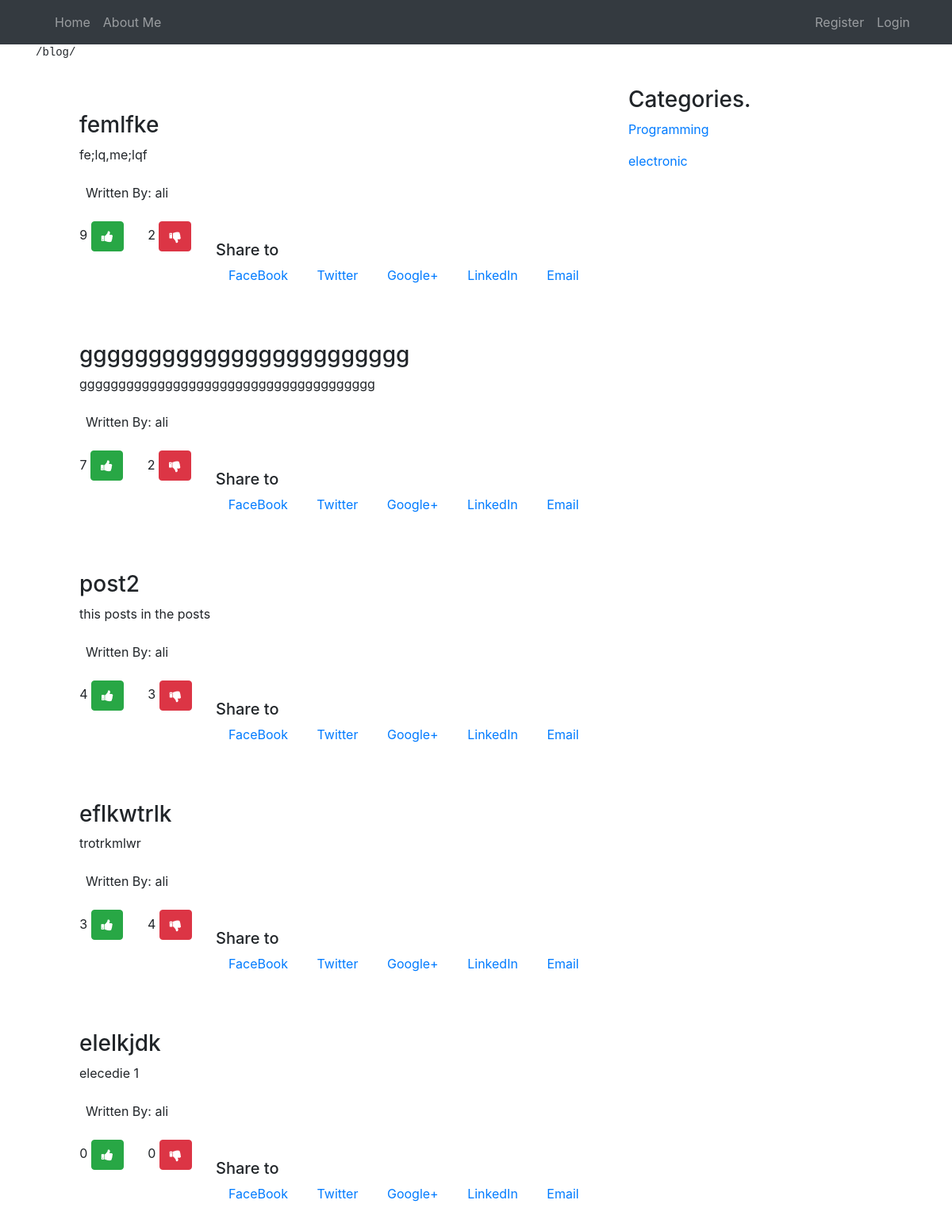
The page / on the database its author committed.
### tables this page shows
CREATE TABLE `posts` (
  `id` int(11) NOT NULL,
  `user_id` int(11) NOT NULL,
  `cat_id` int(11) DEFAULT NULL,
  `title` varchar(255) NOT NULL,
  `body` text NOT NULL,
  `like_post` int(11) NOT NULL DEFAULT 0,
  `created_at` timestamp NOT NULL DEFAULT current_timestamp(),
  `dislike` int(11) DEFAULT 0
);

CREATE TABLE `users` (
  `id` int(11) NOT NULL,
  `name` varchar(255) NOT NULL,
  `email` varchar(100) NOT NULL,
  `password` varchar(255) NOT NULL,
  `username` varchar(200) NOT NULL
);

CREATE TABLE `categories` (
  `id` int(3) NOT NULL,
  `name` text NOT NULL,
  `user_id` int(11) NOT NULL
);

### app/controllers/Pages.php (called while the page is built, shortened)
<?php
	class Pages extends Controller {
		public function __construct() {
			$this->postModel = $this->model('Post');
			$this->catModel = $this->model('Category');
		}
		public function index() {
			if(isset($_GET['search'])){
				$posts = $this->postModel->getPostByCat($_GET['id']);
			}else{
				$posts = $this->postModel->getPosts();
			}
			$categories = $this->catModel->getCategory();
			$data = [
				'posts' => $posts,
				'categories'=>$categories
			];
			$this->view('pages/index', $data);
		}
	}

### app/libraries/Core.php (called while the page is built, shortened)
<?php
	class Core {
		protected $method = 'index';
		public function __construct() {
			$url = $this->parseUrl();
			$this->controller = new $this->controller;
			$this->params = $url ? array_values($url) : [];
			call_user_func_array([$this->controller, $this->method], $this->params);
		}
		private function parseUrl()
		{
			$url = explode('/', trim(parse_url($_SERVER['REQUEST_URI'], PHP_URL_PATH), '/blog'), 3);
			return $url;
		}
	}

### public/index.php (called while the page is built, shortened)
<?php
	$init = new Core;

### app/libraries/Database.php (called while the page is built, shortened)
<?php
	class Database {
		private $host =  DB_HOST;
		private $user = DB_USER;
		private $pass = DB_PASS;
		private $dbname = DB_NAME;
		private $db;
		private $stmt;
		public function __construct() {
			$dsn = 'mysql:host=' . $this->host . ';dbname=' . $this->dbname;
			$options = array(
				PDO::ATTR_PERSISTENT => true,
				PDO::ATTR_ERRMODE => PDO::ERRMODE_EXCEPTION
			);
			try {
				$this->db = new PDO($dsn, $this->user, $this->pass, $options);
			} catch (PDOException $e) {
				$this->error = $e->getMessage();
				echo $this->error;
			}
		}
		public function query($sql) {
			$this->stmt = $this->db->prepare($sql);
		}
		public function execute() {
			return   $this->stmt->execute();
		}
		public function resultSet() {
			$this->execute();
			$result=$this->stmt->fetchAll(PDO::FETCH_OBJ);
			return $result;
		}
	}

### app/models/Post.php (called while the page is built, shortened)
<?php
	class Post {
		private $db;
		public function __construct() {
			$this->db = new Database;
		}
		public function getPosts() {
			$this->db->query("SELECT categories.id as cat_id ,categories.name as cat_name,posts.*,users.id as user_id,users.name as name
			FROM categories, posts , users
			WHERE
			 posts.cat_id = categories.id
			AND
			posts.user_id = users.id
			ORDER BY like_post DESC ");
			return $results = $this->db->resultSet();
		}
	}

### app/models/Category.php (called while the page is built, shortened)
<?php
class Category{
private $db;
public function __construct() {
    $this->db = new Database;
}
public function getCategory() {
    $this->db->query(" SELECT * FROM categories");
    return $results = $this->db->resultSet();
}
}

### app/views/pages/index.php (the view, shortened to what this page needs)
<?php
require APP_PATH . "/views/inc/header.php";
echo "<pre>";
print_r(parse_url($_SERVER['REQUEST_URI'],PHP_URL_PATH));
echo "</pre>";
?>
<div class="row m-2 p-3">
  <div class='col-md-8'>
    <?php
    foreach ($data['posts'] as $post) :
    ?>
      <div class="p-3 my-3">
        <h3 class=''><?php echo $post->title; ?></h3>
        <p class='font'>
          <?php echo $post->body; ?>
        </p>
        <div class='p-2 mb-3 font'>
          Written By: <?php echo $post->name ?>
        </div>
        <div class='rating-div row justify-content-around'>
          <form action="<?php echo ROOT; ?>/posts/post_like/<?php echo $post->id; ?>" method="post">
          <label for=""><?= $post->like_post?></label>
          <button class='btn btn-success rate-form'><i class="fa fa-thumbs-up"></i></button>
          </form>
          <form action="<?php echo ROOT; ?>/posts/post_dislike/<?php echo $post->id; ?>" method="post">
           <label for=""><?=$post->dislike?></label>
          <button class='btn btn-danger rate-form'><i class="fa fa-thumbs-down"></i></button>
          </form>
          <div class="my-4">
            <h5>
              Share to
            </h5>
            <a class="mx-3" href="http://www.facebook.com/sharer.php?u=<?php echo ROOT; ?>/posts/<?php echo $post->id; ?>" target="_blank">FaceBook</a>
            <a class="mx-3" href="http://twitter.com/share?url=<?php echo ROOT; ?>/posts/<?php echo $post->id; ?>&text=Simple Share Buttons&hashtags=simplesharebuttons" target="_blank">Twitter</a>
            <a class="mx-3" href="https://plus.google.com/share?url=<?php echo ROOT; ?>/posts/<?php echo $post->id; ?>" target="_blank">Google+</a>
            <a class="mx-3" href="http://www.linkedin.com/shareArticle?mini=true&url=<?php echo ROOT; ?>/posts/<?php echo $post->id; ?>" target="_blank">LinkedIn</a>
            <a class="mx-3" href="mailto:?Subject=Simple Share Buttons&Body=I%20saw%20this%20and%20thought%20of%20you!%20 <?php echo ROOT; ?>/posts/<?php echo $post->id; ?>">Email</a>
          </div>
        </div>
      </div>
    <?php endforeach ?>
  </div>
  <div id="sidebar" class="four columns col-md-4">
    <div class="widget widget_categories group">
      <h3>Categories.</h3>
      <?php
      foreach ($data['categories'] as $category) : ?>
        <p><a href="<?= ROOT ?>/pages/?search&id=<?php echo $category->id; ?>"><?php echo $category->name; ?></a>
        <?php endforeach ?>
    </p>
  </div>
</div>
</div>

### app/libraries/Controller.php (shortened to what this page needs)
<?php
	class Controller {
		public function view($view, $data = []) {
			if( file_exists(APP_PATH.'/views/'. $view . '.php') ) {
				require_once APP_PATH.'/views/'. $view . '.php';
			} else {
				die('View Does not exist!');
			}
		}
	}

### app/views/inc/header.php (shortened to what this page needs)
<!DOCTYPE html>
<html lang="en">
<head>
	<link rel="stylesheet" href="https://stackpath.bootstrapcdn.com/font-awesome/4.7.0/css/font-awesome.min.css">
	<link rel="stylesheet" href="https://cdn.jsdelivr.net/npm/bootstrap@4.5.3/dist/css/bootstrap.min.css">
</head>
<body>
<?php require APP_PATH . '/views/inc/navbar.php'; ?>
	<div class="container">

### app/views/inc/navbar.php (shortened to what this page needs)
<nav role="navigation" class="navbar navbar-expand-lg navbar-dark bg-dark md-3">
  <div class="container">
      <div class="collapse navbar-collapse" id="navbarNavDropdown">
        <ul class="navbar-nav">
          <li class="nav-item">
            <a class="nav-link font" href="<?php echo ROOT ?>" > Home <span class="sr-only">(current)</span></a>
          </li>
          <li class="nav-item">
            <a class="nav-link font" href="<?php ROOT ?>/pages/about">About Me</a>
          </li>
        </ul>
        <ul class="navbar-nav ml-auto">
          <?php if(isset($_SESSION['user_id'])) : ?>
            <li class="nav-item">
              <a class="nav-link font" href="<?php echo ROOT ?>/users/logout">Logout<span class="sr-only">(current)</span></a>
            </li>
          <?php else: ?>
            <li class="nav-item">
              <a class="nav-link" href="<?php echo ROOT ?>/users/register">Register<span class="sr-only">(current)</span></a>
            </li>
            <li class="nav-item">
              <a class="nav-link" href="<?php echo ROOT ?>/users/login">Login</a>
            </li>
          <?php endif; ?>
        </ul>
      </div>
    </div>
</nav>

### rows shown on the page
posts: title "femlfke", body "fe;lq,me;lqf", user.name "ali", like_post "9", dislike "2"
posts: title "gggggggggggggggggggggggg", body "gggggggggggggggggggggggggggggggggggggg", user.name "ali", like_post "7", dislike "2"
posts: title "post2", body "this posts in the posts", user.name "ali", like_post "4", dislike "3"
posts: title "eflkwtrlk", body "trotrkmlwr", user.name "ali", like_post "3", dislike "4"
posts: title "elelkjdk", body "elecedie 1", user.name "ali", like_post "0", dislike "0"
categories: name "Programming"
categories: name "electronic"
